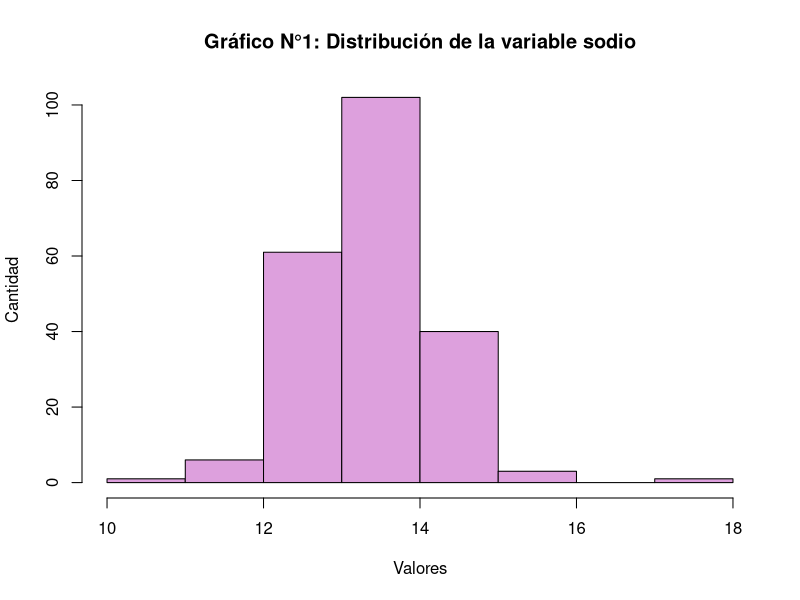

Here is the R script that generated this plot:
# Análisis univariado a las variables de componentes químicos: Na, Mg, Al, Si, K, Ca, Ba, Fe 
# Paquetes utilizados
# install.packages("mlbench", "ggpubr")
library(mlbench)

# Cargamos la base de datos Glass en memoria.
data(Glass)

# Mostramos primeros 6 registros de la base de datos
head(Glass)

# RI    Na   Mg   Al    Si    K   Ca Ba   Fe Type
# 1 1.52101 13.64 4.49 1.10 71.78 0.06 8.75  0 0.00    1
# 2 1.51761 13.89 3.60 1.36 72.73 0.48 7.83  0 0.00    1
# 3 1.51618 13.53 3.55 1.54 72.99 0.39 7.78  0 0.00    1
# 4 1.51766 13.21 3.69 1.29 72.61 0.57 8.22  0 0.00    1
# 5 1.51742 13.27 3.62 1.24 73.08 0.55 8.07  0 0.00    1
# 6 1.51596 12.79 3.61 1.62 72.97 0.64 8.07  0 0.26    1

# Mostramos estructura de la base de datos.
str(Glass)

# Resumen de las variables del data frame
summary(Glass)

# Analizando la distribución de la variable Sodio

# Resumen de la variable Sodio
summary(Glass$Na)
# Min. 1st Qu.  Median    Mean 3rd Qu.    Max. 
# 10.73   12.91   13.30   13.41   13.82   17.38

# Visualizamos distribución de la variable sodio
hist(Glass$Na, breaks = "sturges",
     main = "Gráfico N°1: Distribución de la variable sodio",
     xlab = "Valores",
     ylab = "Cantidad",
     col="plum", 
     border="black"
)
